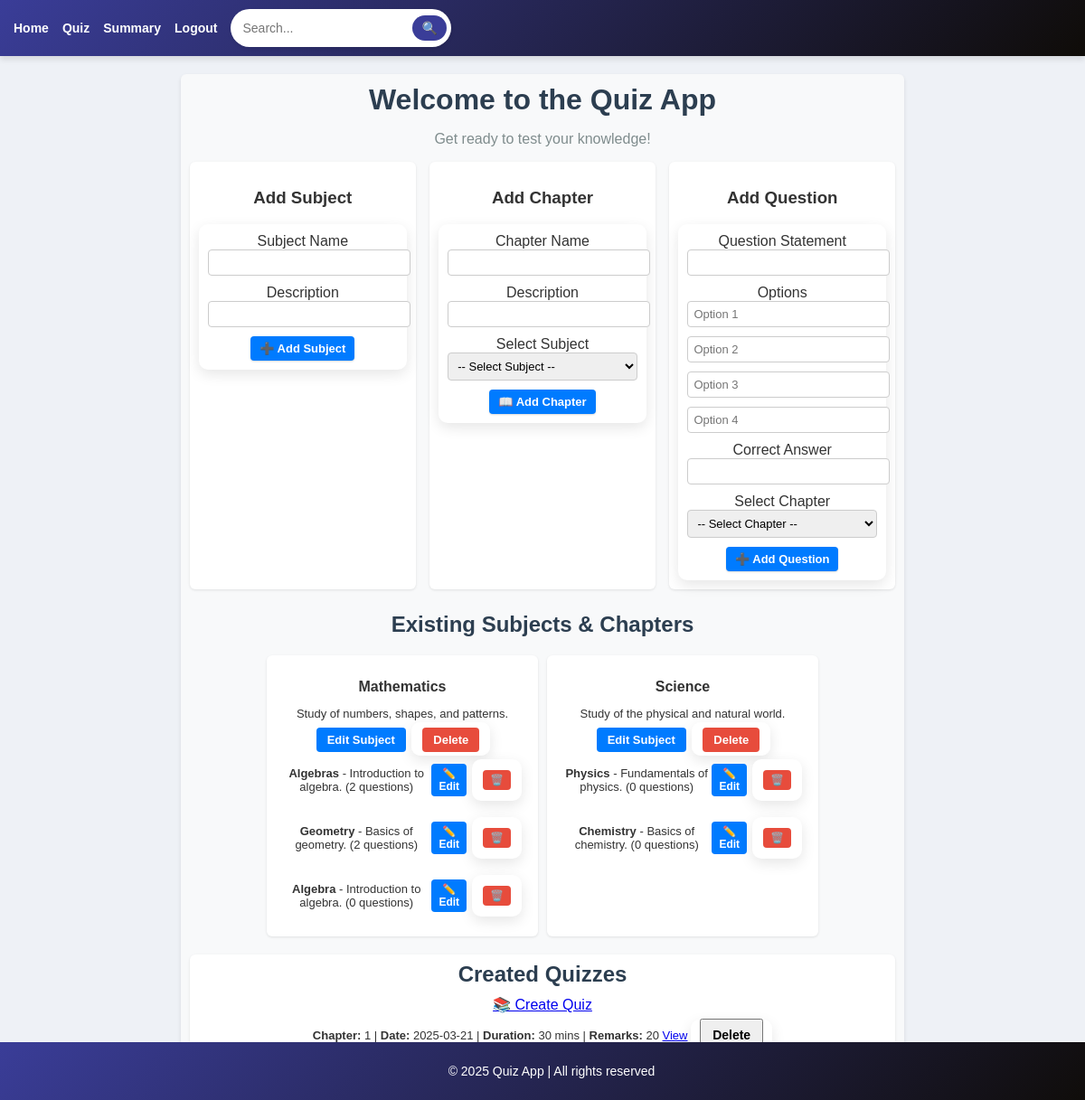
Page /admin_dashboard (signed in) on the committed database.
### models.py (models this page shows, shortened)
class Subject(db.Model):
    __tablename__ = 'subjects'
    id = db.Column(db.Integer, primary_key=True)
    subject_name = db.Column(db.String(80), unique=True, nullable=False)
    description = db.Column(db.String(255), nullable=True)
    chapters = db.relationship('Chapter', backref='subject', lazy=True)

class Chapter(db.Model):
    __tablename__ = 'chapters'
    id = db.Column(db.Integer, primary_key=True)
    chapter_name = db.Column(db.String(80), unique=True, nullable=False)
    description = db.Column(db.String(255), nullable=True)
    subject_id = db.Column(db.Integer, db.ForeignKey('subjects.id'), nullable=False)
    quizzes = db.relationship('Quiz', back_populates='chapter', lazy=True)
    questions = db.relationship('Question', back_populates='chapter', lazy=True)

class Quiz(db.Model):
    __tablename__ = 'quiz'
    id = db.Column(db.Integer, primary_key=True)
    chapter_id = db.Column(db.Integer, db.ForeignKey('chapters.id'), nullable=False)
    name = db.Column(db.String(225), unique=True, nullable=False)
    date_of_quiz = db.Column(db.Date, nullable=True)
    time_duration = db.Column(db.Integer, nullable=True)
    remarks = db.Column(db.String(255), nullable=True)
    chapter = db.relationship('Chapter', back_populates='quizzes')
    scores = db.relationship('Score', backref='quiz', lazy=True)

### app.py (the view, shortened to what this page needs)
@app.route('/admin_dashboard', methods=['GET', 'POST'])
@admin_required
def admin_dashboard():
    subjects = Subject.query.all()
    chapters = Chapter.query.all()
    quizzes = Quiz.query.all()
    return render_template("admin_dashboard.html", subjects=subjects, chapters=chapters, quizzes=quizzes)

### app.py (called while the page is built)
def admin_required(f):
    @wraps(f)
    def decorated_function(*args, **kwargs):
        if "user_id" not in session or session.get('user_role') != 'admin':
            flash("Unauthorized access!", "danger")
            return redirect(url_for("login"))
        return f(*args, **kwargs)
    return decorated_function

### templates/admin_dashboard.html (shortened to what this page needs)
{% extends 'base.html' %}
{% block content %}
<div class="dashboard-container">
  <h1 class="text-center fw-bold">Welcome to the Quiz App</h1>
  <p class="text-center" style="color: #7f8c8d;">Get ready to test your knowledge!</p>
  <div class="forms-row">
    <div class="form-container">
      <h3 class="text-center">Add Subject</h3>
      <form method="POST">
        <label>Subject Name</label>
        <input type="text" name="subject_name" required>
        <label>Description</label>
        <input type="text" name="subject_description">
        <button type="submit">➕ Add Subject</button>
      </form>
    </div>
    <div class="form-container">
      <h3 class="text-center">Add Chapter</h3>
      <form method="POST">
        <label>Chapter Name</label>
        <input type="text" name="chapter_name" required>
        <label>Description</label>
        <input type="text" name="chapter_description">
        <label>Select Subject</label>
        <select name="subject_id" required>
          <option value="">-- Select Subject --</option>
        </select>
        <button type="submit">📖 Add Chapter</button>
      </form>
    </div>
    <div class="form-container">
      <h3 class="text-center">Add Question</h3>
      <form method="POST" action="{{ url_for('add_question') }}">
        <label>Question Statement</label>
        <input type="text" name="question_statement" required>
        <label>Options</label>
        <input type="text" name="option1" placeholder="Option 1" required>
        <input type="text" name="option2" placeholder="Option 2" required>
        <input type="text" name="option3" placeholder="Option 3" required>
        <input type="text" name="option4" placeholder="Option 4" required>
        <label>Correct Answer</label>
        <input type="text" name="correct_answer" required>
        <label>Select Chapter</label>
        <select name="chapter_id" required>
            <option value="">-- Select Chapter --</option>
        </select>
        <button type="submit">➕ Add Question</button>
      </form>
    </div>
  </div>
  <div class="subject-container">
    <h2 class="text-center">Existing Subjects & Chapters</h2>
    {% for subject in subjects %}
    <div class="subject-item">
      <h3 class="text-center">{{ subject.subject_name }}</h3>
      <p class="text-center text-muted">{{ subject.description }}</p>
      <div class="text-center">
        <a href="{{ url_for('edit_subject', subject_id=subject.id) }}" class="btn btn-warning"> Edit Subject</a>
        <form method="POST" action="{{ url_for('delete_subject', subject_id=subject.id) }}" style="display: inline;">
          <button type="submit" class="btn btn-danger" onclick="return confirm('Delete this subject?');">Delete</button>
        </form>
      </div>
      <div>
        {% for chapter in subject.chapters %}
          <div class="chapter-item">
            <span>
              <strong>{{ chapter.chapter_name }}</strong> - {{ chapter.description }} ({{ chapter.questions|length }} questions)
            </span>
            <div class="btn-actions">
              <a href="{{ url_for('edit_chapter', chapter_id=chapter.id) }}" class="btn btn-warning btn-sm">✏️ Edit</a>
              <form method="POST" action="{{ url_for('delete_chapter', chapter_id=chapter.id) }}" style="display: inline;">
                <button type="submit" class="btn btn-danger btn-sm" onclick="return confirm('Delete this chapter?');">🗑️</button>
              </form>
            </div>
          </div>
        {% endfor %}
      </div>
    </div>
    {% else %}
    <p class="text-center text-muted">No subjects available.</p>
    {% endfor %}
  </div>
  <div class="quiz-container">
    <h2 class="text-center">Created Quizzes</h2>
    <div class="text-center">
      <a href="{{ url_for('create_quiz') }}" class="btn btn-primary">📚 Create Quiz</a>
    </div>
    {% if quizzes %}
    <ul>
      {% for quiz in quizzes %}
      <li>
        <strong>Chapter:</strong> {{ quiz.chapter_id }} |
        <strong>Date:</strong> {{ quiz.date_of_quiz }} |
        <strong>Duration:</strong> {{ quiz.time_duration }} mins |
        <strong>Remarks:</strong> {{ quiz.remarks }}
        <a href="{{ url_for('view_quiz', quiz_id=quiz.id) }}" class="btn btn-info">View</a>
        <form method="POST" action="{{ url_for('delete_quiz', quiz_id=quiz.id) }}" style="display: inline;">
          <button type="submit" class="btn btn-danger" onclick="return confirm('Delete this quiz?');">Delete</button>
        </form>
      </li>
      {% endfor %}
    </ul>
    {% else %}
    <p class="text-center text-muted">No quizzes available.</p>
    {% endif %}
  </div>
</div>
{% endblock %}

### templates/base.html (style rules this page uses)
form { background: white; padding: 10px; border-radius: 10px; box-shadow: 0px 5px 15px rgba(0, 0, 0, 0.1); }
input, select { border: 2px solid #3a3d98; border-radius: 10px; padding: 8px; }
button { font-size: 14px; font-weight: bold; padding: 8px 12px; }
body { font-family: 'Poppins', Arial, sans-serif; margin: 0; padding: 0; background-color: #eef1f6; color: #333; }

### templates/admin_dashboard.html (style rules this page uses)
.dashboard-container { max-width: 100%; margin: auto; padding: 10px; background-color: #f8f9fa; border-radius: 6px; box-shadow: 0 2px 4px rgba(0, 0, 0, 0.1); }
h1, h2 { color: #2c3e50; margin: 0 0 10px; }
.forms-row { display: flex; gap: 10px; justify-content: space-between; flex-wrap: nowrap; margin-bottom: 15px; }
.form-container { background: #fff; padding: 10px; border-radius: 6px; box-shadow: 0 1px 3px rgba(0, 0, 0, 0.1); width: 32%; box-sizing: border-box; }
.form-container input, .form-container select { width: 100%; padding: 6px; margin-bottom: 10px; font-size: 13px; border: 1px solid #ccc; border-radius: 4px; transition: border-color 0.3s; }
.form-container button { padding: 6px 10px; font-size: 13px; border-radius: 4px; border: none; cursor: pointer; background: #007bff; color: #fff; box-shadow: 0 1px 2px rgba(0, 0, 0, 0.15); transition: background 0.3s; }
.subject-container { display: flex; flex-wrap: wrap; gap: 10px; justify-content: center; margin: 10px 0; padding: 10px; }
.subject-container h2 { width: 100%; text-align: center; margin-bottom: 10px; }
.subject-item { background-color: #fff; border-radius: 6px; box-shadow: 0 1px 3px rgba(0, 0, 0, 0.1); padding: 10px; width: 280px; text-align: center; }
.subject-item h3 { margin-bottom: 6px; font-size: 16px; }
.subject-item p { font-size: 13px; margin-bottom: 6px; }
.subject-item .btn { display: inline-block; padding: 6px 12px; font-size: 13px; font-weight: bold; border: none; border-radius: 4px; cursor: pointer; text-decoration: none; margin: 2px; }
.subject-item .btn-warning, .chapter-item .btn-warning { background-color:#007bff;; color: #fff; transition: background-color 0.3s ease; }
.subject-item .btn-danger { background-color: #e74c3c; color: #fff; transition: background-color 0.3s ease; }
.chapter-item { display: flex; justify-content: space-between; align-items: center; background: none; border-radius: 4px; padding: 6px 8px; margin-bottom: 6px; font-size: 13px; }
.btn-actions { display: flex; gap: 4px; align-items: center; }
.chapter-item .btn-sm { display: inline-block; padding: 4px 8px; font-size: 12px; font-weight: bold; border: none; border-radius: 4px; cursor: pointer; text-decoration: none; }
.chapter-item .btn-danger { background-color: #e74c3c; color: #fff; transition: background-color 0.3s ease; }
.quiz-container { background-color: #fff; padding: 8px 10px; margin: 10px 0; border-radius: 6px; box-shadow: 0 1px 3px rgba(0, 0, 0, 0.1); }
.quiz-container ul { list-style-type: none; padding: 0; margin: 0; }
.quiz-container li { padding: 6px 8px; border-bottom: 1px solid #e9ecef; font-size: 13px; }
.quiz-container li:last-child { border-bottom: none; }
.text-center { text-align: center; }

### rows in the picture
Subject: subject_name "Mathematics", description "Study of numbers, shapes, and patterns."
Chapter: chapter_name "Algebras", description "Introduction to algebra.", questions|length "2"
Chapter: chapter_name "Geometry", description "Basics of geometry.", questions|length "2"
Chapter: chapter_name "Algebra", description "Introduction to algebra.", questions|length "0"
Subject: subject_name "Science", description "Study of the physical and natural world."
Chapter: chapter_name "Physics", description "Fundamentals of physics.", questions|length "0"
Chapter: chapter_name "Chemistry", description "Basics of chemistry.", questions|length "0"
Quiz: chapter_id "1", date_of_quiz "2025-03-21", time_duration "30", remarks "20"
